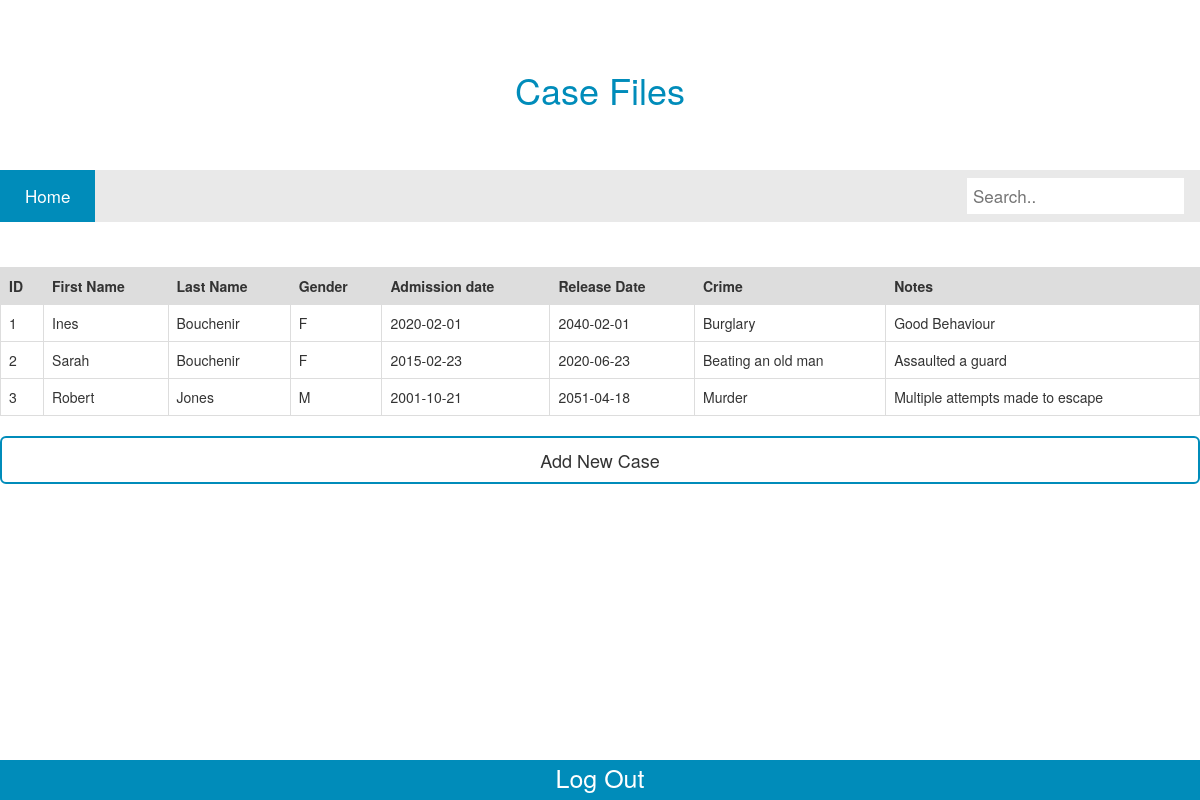
Screenshot of /caseFile.php with the database file from the repository.
### tables this page shows
CREATE TABLE `cases` (
  `ID` int(11) NOT NULL,
  `firstname` varchar(100) NOT NULL,
  `lastname` varchar(100) NOT NULL,
  `gender` char(1) NOT NULL,
  `aDate` date NOT NULL,
  `rDate` date NOT NULL,
  `crime` longtext NOT NULL,
  `notes` text NOT NULL
);

### caseFile.php (the view, shortened to what this page needs)
<?php
  $db = mysqli_connect ("localhost", "root", "", "prison");
  $sql = "SELECT * FROM cases;";
  $result = mysqli_query ($db, $sql);
?>
<!DOCTYPE html>
<link rel="stylesheet" href="https://stackpath.bootstrapcdn.com/bootstrap/3.4.1/css/bootstrap.min.css">
<link href = "style.css" rel = "stylesheet" type = "text/css">
<html>
<body>
  <div class="header1">
    <h1 class="text-center">Case Files</h1>
  </div>
  <div class="topnav">
    <a class="active" href="PMS.php ">Home</a>
    <input type="texts" placeholder="Search..">
  </div>
    <table>
          <tr>
            <th> ID </th>
            <th> First Name </th>
            <th> Last Name </th>
            <th> Gender </th>
            <th> Admission date </th>
            <th> Release Date </th>
            <th> Crime </th>
            <th> Notes </th>
          </tr>
<?php
        while ($rows = mysqli_fetch_assoc($result))
        {
?>
        <tr>
          <td> <?php echo $rows['ID']; ?> </td>
          <td> <?php echo $rows['firstname']; ?> </td>
          <td> <?php echo $rows['lastname']; ?> </td>
          <td> <?php echo $rows['gender']; ?> </td>
          <td> <?php echo $rows['aDate']; ?> </td>
          <td> <?php echo $rows['rDate']; ?> </td>
          <td> <?php echo $rows['crime']; ?> </td>
          <td> <?php echo $rows['notes']; ?> </td>
        </tr>
<?php
      }
 ?>
  </table>
  <div>
    <a class="btn btn-default btn-lg btn-block " href="caseForm.php" role="button">Add New Case </a>
  </div>
  <div class = "footer">
      <a class="active" href = "logout.php"> Log Out </a>
    </div>
</body>
</html>

### style.css (style rules this page uses)
.header1 { background-color: white; padding: 50px; text-align: center; font-size: 50px; margin-bottom: 0px; color: #008CBA }
.topnav { overflow: hidden; background-color: #e9e9e9; margin-bottom: 45px; }
.topnav a { float: left; display: block; text-align: center; padding: 14px 25px; text-decoration: none; font-size: 17px; }
.topnav a.active { background-color: #008CBA; color: white; }
.topnav input[type=texts] { float: right; padding: 6px; border: none; margin-top: 8px; margin-right: 16px; font-size: 17px; }
.footer { background-color: #008CBA; position: absolute; bottom: 0; width: 98%; text-align: center; font-size: 25px; color: white; }
.footer a.active { color: white; }

### caseFile.php (style rules this page uses)
html { min-height:100%; width:100%; position:absolute; }
body { box-sizing: border-box; margin:0; padding:0; height:100%; }
.footer { background-color: #008CBA; position: absolute; bottom: 0; width: 100%; text-align: center; font-size: 25px; color: white; height:40px; }
.footer a.active { color: white; }
table { border-collapse: collapse; width: 100%; margin:0; padding:0; height:100%; }
td, th { border: 1px solid #dddddd; text-align: left; padding: 8px; }
th { background-color: #dddddd; }
.btn { margin-top: 20px; background-color: white; font-style: normal; border: 2px solid #008CBA; }

### rows the page displays
cases: ID "1", firstname "Ines", lastname "Bouchenir", gender "F", aDate "2020-02-01", rDate "2040-02-01", crime "Burglary", notes "Good Behaviour"
cases: ID "2", firstname "Sarah", lastname "Bouchenir", gender "F", aDate "2015-02-23", rDate "2020-06-23", crime "Beating an old man", notes "Assaulted a guard"
cases: ID "3", firstname "Robert", lastname "Jones", gender "M", aDate "2001-10-21", rDate "2051-04-18", crime "Murder", notes "Multiple attempts made to escape"
